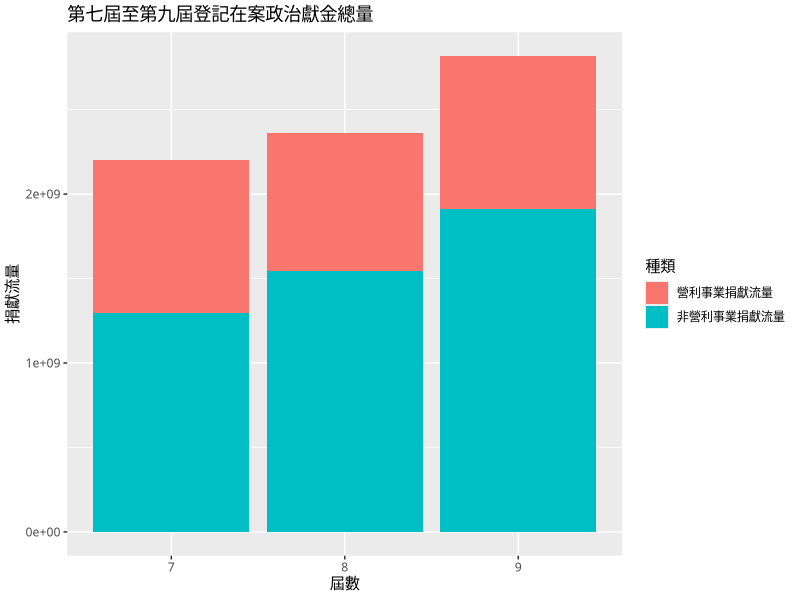
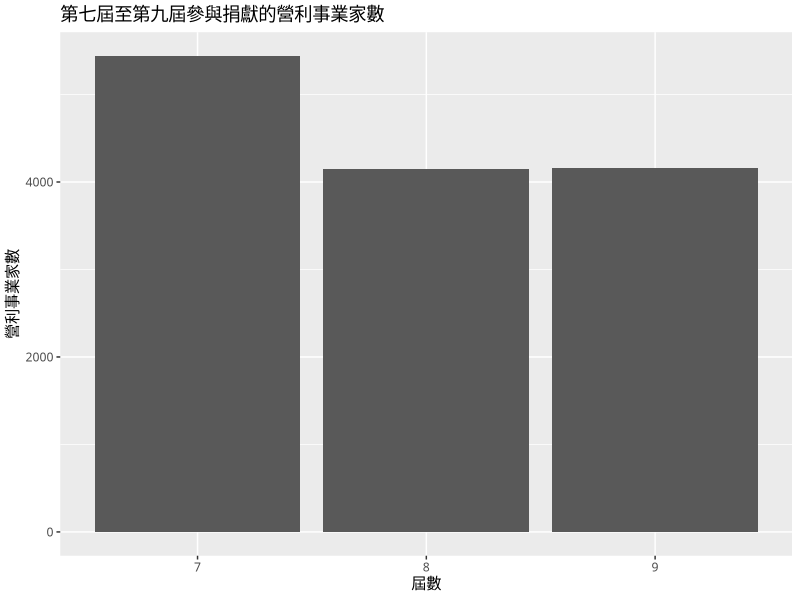
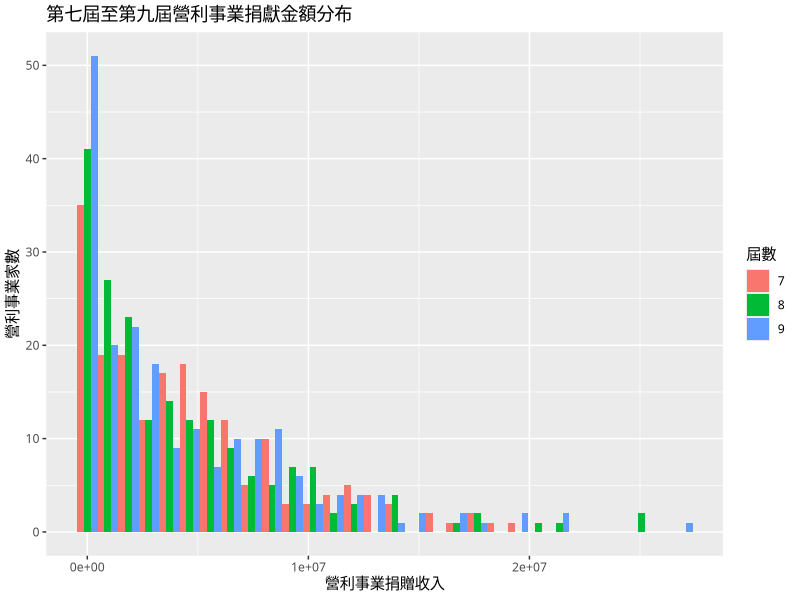
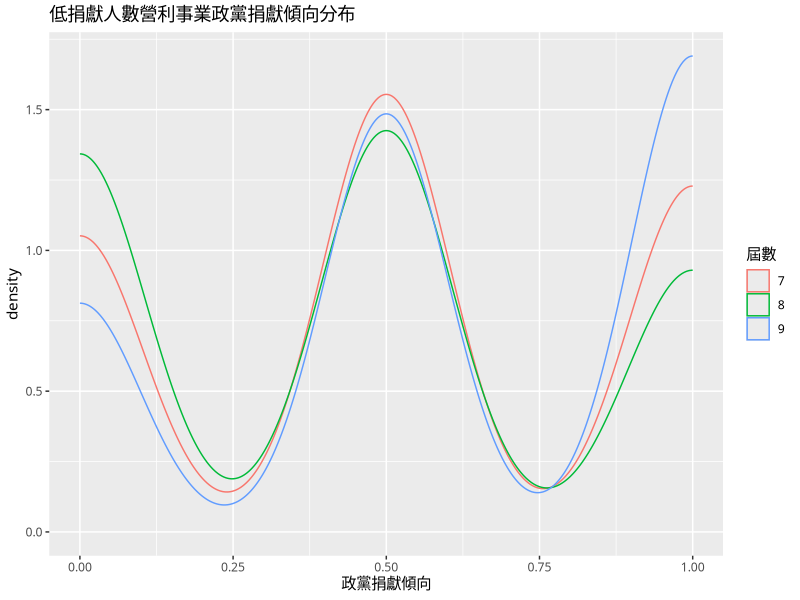
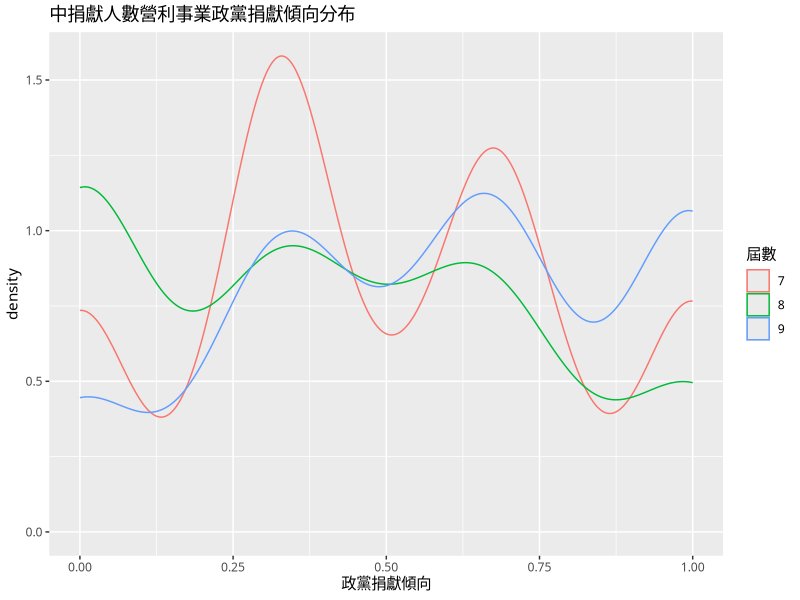
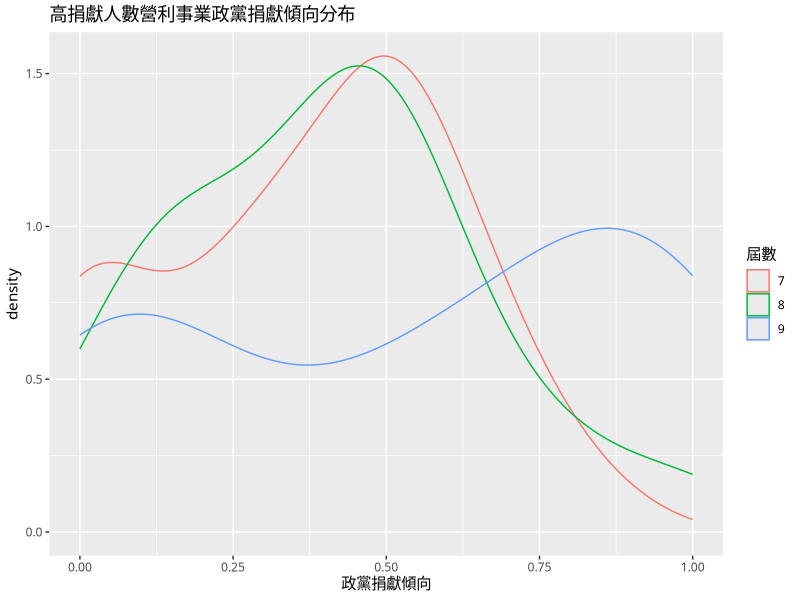

Here is the R script that generated these plots, in order: (Note: this script raises an error after producing the figures.)
## ---- chunk 1
library(tidyverse)
library(ggplot2)
options(stringsAsFactors = FALSE)
## ---- chunk 2
per16 <- read.csv("political_contribution/2016/A05_basic_all.csv", header = TRUE, sep = ",")
don16 <- read.csv("political_contribution/2016/A02_company_all_public.csv", header = TRUE, sep = ",")

per12 <- read.csv("political_contribution/2012/A15_basicall_8.csv", header = TRUE, sep = ",")
don12 <- read.csv("political_contribution/2012/political_donation_8_od.csv", header = TRUE, sep = ",")

per08 <- read.csv("political_contribution/2008/A16_basicall_7.csv", header = TRUE, sep = ",")
don08 <- read.csv("political_contribution/2008/political_donation_7_od.csv", header = TRUE, sep = ",")
## ---- chunk 3
don08 <- select(don08, - 身份證.統一編, - 填答數 , - 其他)
don12 <- select(don12, - 收支科目, - 身份證.統一編, - 填答數 , - 其他)
don16 <- select(don16, - 推薦政黨, - 當選註記, - 序號, - 收支科目, - 統一編號, - 支出金額, - 金錢類, - P)
colnames(don16)[1] <- "姓名"
don16 <- cbind(don16, 屆數 = "9")

don12 <- don12[,c(2, 1, 3, 5, 4, 6)]
don16 <- don16[,c(6, 1, 3, 4, 2, 5)]

per08 <- cbind(per08, 屆數 = "7")
per12 <- cbind(per12, 屆數 = "8")
per16 <- cbind(per16, 屆數 = "9")
per16 <- per16[,c(-3, -9, -12, -15, -17, -19, -21, -23, -25, -26, -27)]

per08 <- per08[,c(17, 1, 2, 3, 4, 5, 6, 7, 8, 9, 10, 11, 12, 13, 14, 15, 16)]
per12 <- per12[,c(17, 2, 1, 3, 4, 5, 6, 7, 8, 9, 10, 11, 12, 13, 14, 15, 16)]
per16 <- per16[,c(17, 1, 2, 8, 9, 4, 3 , 5, 6, 7, 10, 11, 12, 13, 14, 15, 16)]

donall <- rbind(rbind(don08, don12), don16)
perall <- rbind(rbind(per08, per12), per16)
## ---- chunk 4
perall %>%
  select(屆數, 總收入, 營利事業捐贈收入) %>%
  mutate(非營利事業捐贈收入 = 總收入 - 營利事業捐贈收入) %>%
  group_by(屆數) %>%
  summarise(營利事業捐獻流量 = sum(營利事業捐贈收入), 非營利事業捐獻流量 = sum(非營利事業捐贈收入)) %>%
  gather(種類, 捐獻流量, 營利事業捐獻流量, 非營利事業捐獻流量) %>%
  ggplot(aes(x = 屆數, y = 捐獻流量, fill = 種類)) +
  geom_bar(stat = "identity") +
  ggtitle("第七屆至第九屆登記在案政治獻金總量") +
  theme(text = element_text(family = "PingFangTC-Medium"))
## ---- chunk 5
donall %>%
  select(屆數, 捐贈者.支出對象) %>%
  group_by(屆數, 捐贈者.支出對象) %>%
  count(屆數, 捐贈者.支出對象) %>%
  ggplot(aes(x = 屆數)) +
  geom_bar() +
  ggtitle("第七屆至第九屆參與捐獻的營利事業家數") +
  ylab("營利事業家數") +
  theme(text = element_text(family = "PingFangTC-Medium"))
## ---- chunk 6
perall %>%
  select(屆數, 營利事業捐贈收入) %>%
  filter(營利事業捐贈收入 > 0) %>%
  ggplot(aes(x = 營利事業捐贈收入, fill = 屆數)) +
  geom_histogram(position = "dodge") +
  ggtitle("第七屆至第九屆營利事業捐獻金額分布") +
  ylab("營利事業家數") +
  theme(text = element_text(family = "PingFangTC-Medium"))
## ---- chunk 7
donbe <- donall %>%
  select(屆數, 姓名, 捐贈者.支出對象) %>%
  group_by(屆數, 姓名, 捐贈者.支出對象) %>%
  count(捐贈者.支出對象) %>%
  ungroup() %>%
  left_join(perall, by = c("姓名" = "姓名", "屆數" = "屆數")) %>%
  select(屆數, 姓名, 捐贈者.支出對象, 推薦政黨) %>%
  filter(推薦政黨 %in% c("民主進步黨", "中國國民黨")) %>%
  group_by(屆數, 捐贈者.支出對象) %>%
  count(捐贈者.支出對象) %>%
  filter(n>1) %>%
  mutate(捐獻人數 = ifelse(n >= 1 & n <= 2, "低捐獻人數",
                       ifelse(n >= 3 & n <= 5, "中捐獻人數", "高捐獻人數"))) %>%
  rename(總捐獻人數 = n)

donba <- donall %>%
  select(屆數, 姓名, 捐贈者.支出對象) %>%
  group_by(屆數, 姓名, 捐贈者.支出對象) %>%
  count(捐贈者.支出對象) %>%
  ungroup() %>%
  left_join(perall, by = c("姓名" = "姓名", "屆數" = "屆數")) %>%
  select(屆數, 捐贈者.支出對象, 推薦政黨) %>%
  filter(推薦政黨 %in% c("民主進步黨", "中國國民黨")) %>%
  group_by(屆數, 捐贈者.支出對象, 推薦政黨) %>%
  count(捐贈者.支出對象) %>%
  ungroup() %>%
  filter(捐贈者.支出對象 %in% donbe$捐贈者.支出對象) %>%
  left_join(donbe, by = c("捐贈者.支出對象", "屆數" = "屆數")) %>%
  mutate(value = ifelse(推薦政黨 == "民主進步黨", n, 0))
## ---- chunk 8
donba %>%
  filter(捐獻人數 == "低捐獻人數") %>%
  group_by(屆數, 捐贈者.支出對象, 總捐獻人數) %>%
  summarise(捐獻分數 = sum(value)) %>%
  mutate(政黨捐獻傾向 = 捐獻分數/總捐獻人數) %>%
  ggplot(aes(x = 政黨捐獻傾向, colour = 屆數)) +
  geom_density() +
  ggtitle("低捐獻人數營利事業政黨捐獻傾向分布") +
  theme(text = element_text(family = "PingFangTC-Medium"))
## ---- chunk 9
donba %>%
  filter(捐獻人數 == "中捐獻人數") %>%
  group_by(屆數, 捐贈者.支出對象, 總捐獻人數) %>%
  summarise(捐獻分數 = sum(value)) %>%
  mutate(政黨捐獻傾向 = 捐獻分數/總捐獻人數) %>%
  ggplot(aes(x = 政黨捐獻傾向, colour = 屆數)) +
  geom_density() +
  ggtitle("中捐獻人數營利事業政黨捐獻傾向分布") +
  theme(text = element_text(family = "PingFangTC-Medium"))
## ---- chunk 10
donba %>%
  filter(捐獻人數 == "高捐獻人數") %>%
  group_by(屆數, 捐贈者.支出對象, 總捐獻人數) %>%
  summarise(捐獻分數 = sum(value)) %>%
  mutate(政黨捐獻傾向 = 捐獻分數/總捐獻人數) %>%
  ggplot(aes(x = 政黨捐獻傾向, colour = 屆數)) +
  geom_density() +
  ggtitle("高捐獻人數營利事業政黨捐獻傾向分布") +
  theme(text = element_text(family = "PingFangTC-Medium"))
## ---- chunk 11
donra <- donall %>%
  select(屆數, 姓名, 捐贈者.支出對象) %>%
  group_by(屆數, 姓名, 捐贈者.支出對象) %>%
  count(捐贈者.支出對象) %>%
  ungroup() %>%
  group_by(屆數, 捐贈者.支出對象) %>%
  count(捐贈者.支出對象) %>%
  mutate(捐獻人數 = ifelse(nn >= 1 & nn <= 2, "低捐獻人數",
                       ifelse(nn >= 3 & nn <= 5, "中捐獻人數", "高捐獻人數"))) %>%
  rename(總捐獻人數 = nn)

donba2 <- donall %>%
  select(屆數, 姓名, 捐贈者.支出對象) %>%
  group_by(屆數, 姓名, 捐贈者.支出對象) %>%
  count(捐贈者.支出對象) %>%
  ungroup() %>%
  left_join(perall, by = c("姓名" = "姓名", "屆數" = "屆數")) %>%
  select(屆數, 捐贈者.支出對象, 當選註記) %>%
  filter(!is.na(當選註記)) %>%
  group_by(捐贈者.支出對象, 當選註記) %>%
  count(屆數, 捐贈者.支出對象) %>%
  mutate(value = ifelse(當選註記 == "*", n, 0)) %>%
  ungroup() %>%
  left_join(donra, by = c("捐贈者.支出對象", "屆數" = "屆數"))
## ---- chunk 12
donba2 %>%
  filter(捐獻人數 == "低捐獻人數") %>%
  group_by(捐贈者.支出對象) %>%
  mutate(捐獻當選機率 = sum(value) / sum(n)) %>%
  distinct(屆數, 捐贈者.支出對象, .keep_all = TRUE) %>%
  ggplot(aes(x = 捐獻當選機率, colour = 屆數)) +
  geom_density() +
  ggtitle("低捐獻人數營利事業政黨捐獻當選分布") +
  theme(text = element_text(family = "PingFangTC-Medium"))
## ---- chunk 13
donba2 %>%
  filter(捐獻人數 == "中捐獻人數") %>%
  group_by(捐贈者.支出對象) %>%
  mutate(捐獻當選機率 = sum(value) / sum(n)) %>%
  distinct(屆數, 捐贈者.支出對象, .keep_all = TRUE) %>%
  ggplot(aes(x = 捐獻當選機率, colour = 屆數)) +
  geom_density() +
  ggtitle("中捐獻人數營利事業政黨捐獻當選分布") +
  theme(text = element_text(family = "PingFangTC-Medium"))
## ---- chunk 14
donba2 %>%
  filter(捐獻人數 == "高捐獻人數") %>%
  group_by(捐贈者.支出對象) %>%
  mutate(捐獻當選機率 = sum(value) / sum(n)) %>%
  distinct(屆數, 捐贈者.支出對象, .keep_all = TRUE) %>%
  ggplot(aes(x = 捐獻當選機率, colour = 屆數)) +
  ggtitle("高捐獻人數營利事業政黨捐獻當選分布") +
  geom_density() +
  theme(text = element_text(family = "PingFangTC-Medium"))
